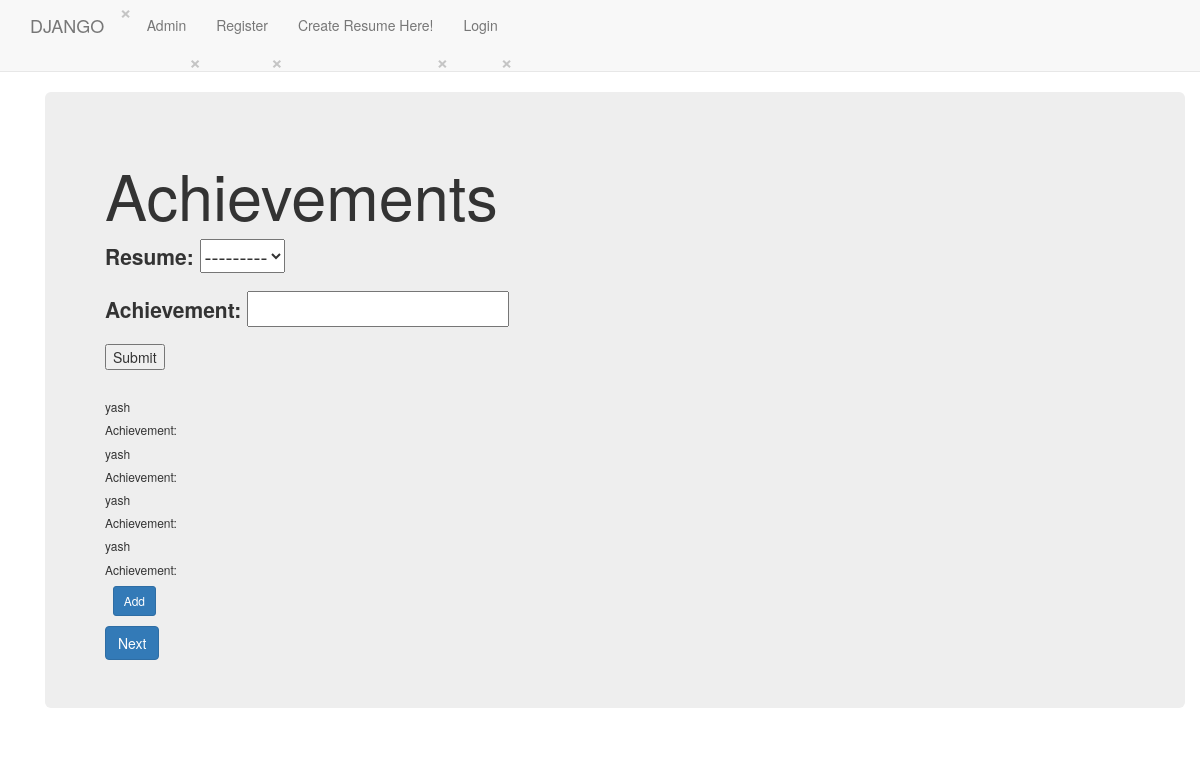
Page /dappx/achievement/ on the earlier database version.
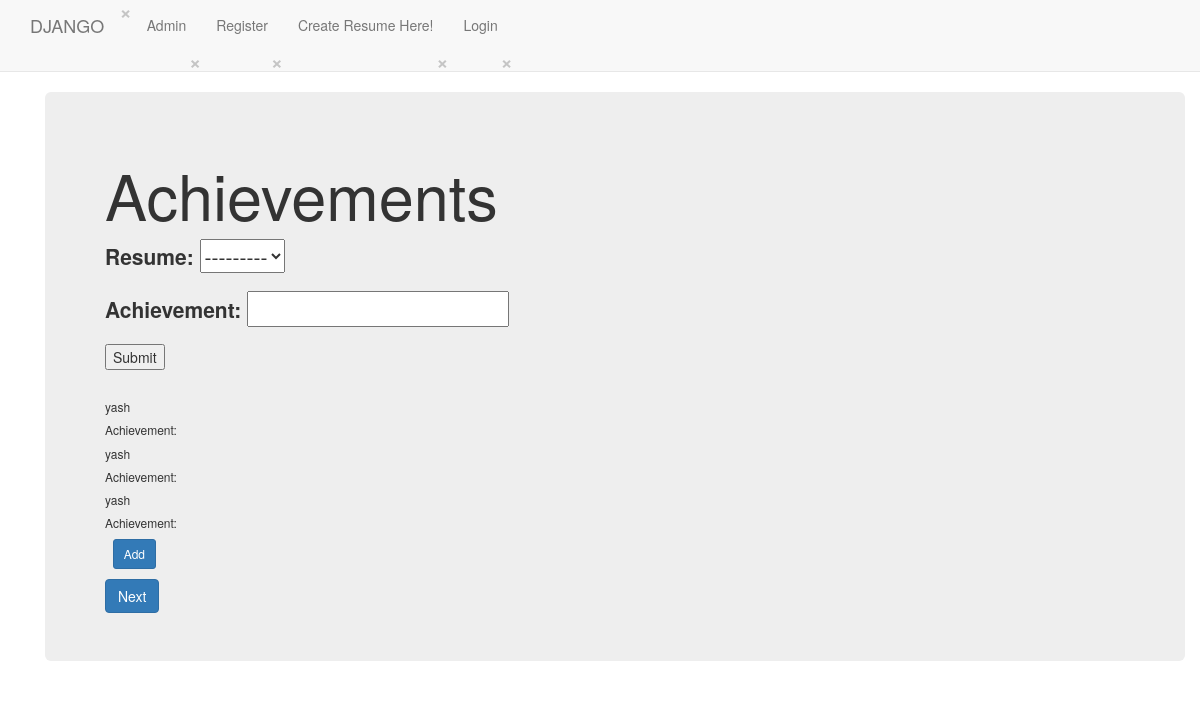
Same page on the later database version.
### dappx/models.py (models this page shows)
class Achievement(models.Model):
    resume = models.ForeignKey(Resume, on_delete=models.CASCADE, blank=True)
    achievement = models.CharField(max_length=5000, blank=True, null=True)

class Resume(models.Model):
    name = models.CharField(max_length=255)
    created_at = models.DateTimeField(auto_now_add=True, editable=False)
    updated_at = models.DateTimeField(auto_now=True)
    user = models.ForeignKey(User, on_delete=models.CASCADE, blank=True)
    def __str__(self):
        return self.name

### dappx/views.py (the view, shortened to what this page needs)
class AchievementView(TemplateView):
    template_name = 'dappx/achievement.html'
    def get(self, request):
        form = AchievementForm()
        qs = Achievement.objects.all()
        args = {'form': form, 'qs': qs}
        return render(request, self.template_name, args)

### dappx/forms.py
class AchievementForm(forms.ModelForm):
    achievement = forms.CharField()
    class Meta:
        model = Achievement
        fields = "__all__"

### templates/dappx/achievement.html (shortened to what this page needs)
{% extends "dappx/base.html" %}
{% load static %}
{% block body_block %}
<div class="container">
    <div class="jumbotron">
        <h1>Achievements</h1>
        <form method="post">
            {{ form.as_p }}
            <input type="submit" value="Submit"><br>
        </form><br>
        {% for q in qs %}
        <h6>{{ q.resume }}</h6>
        <h6>Achievement: {{ q.achievements }}</h6>
        {% endfor %}
        <span onclick="newElement()" class="addBtn"> &nbsp; <button class="btn btn-primary btn-sm">Add</button></span>
        <a class="btn btn-primary" href="/dappx/hobbie">Next</a>
    </div>
</div>
{% endblock %}

Differences in the rows shown:
removed Achievement: resume "yash"
